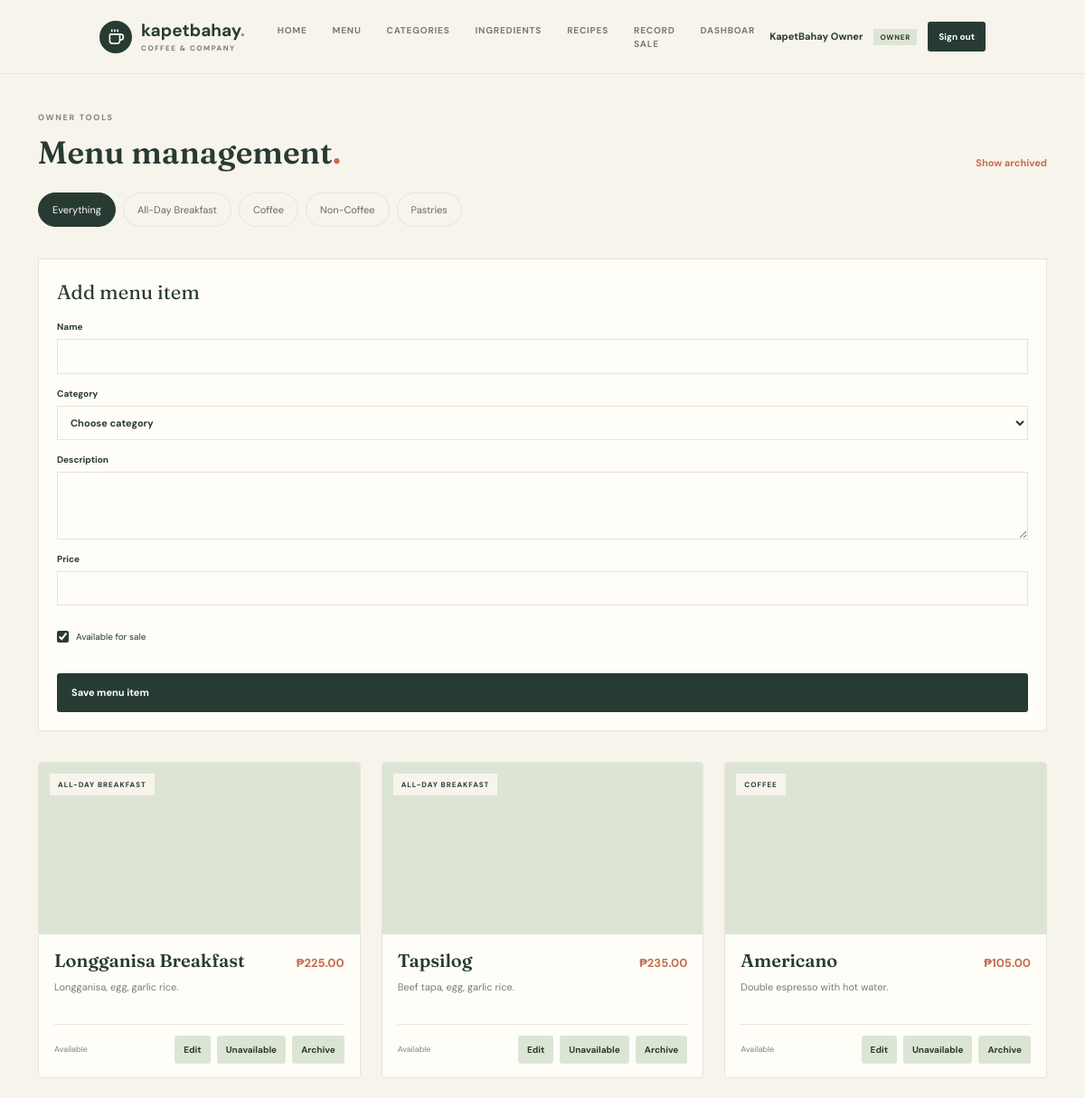
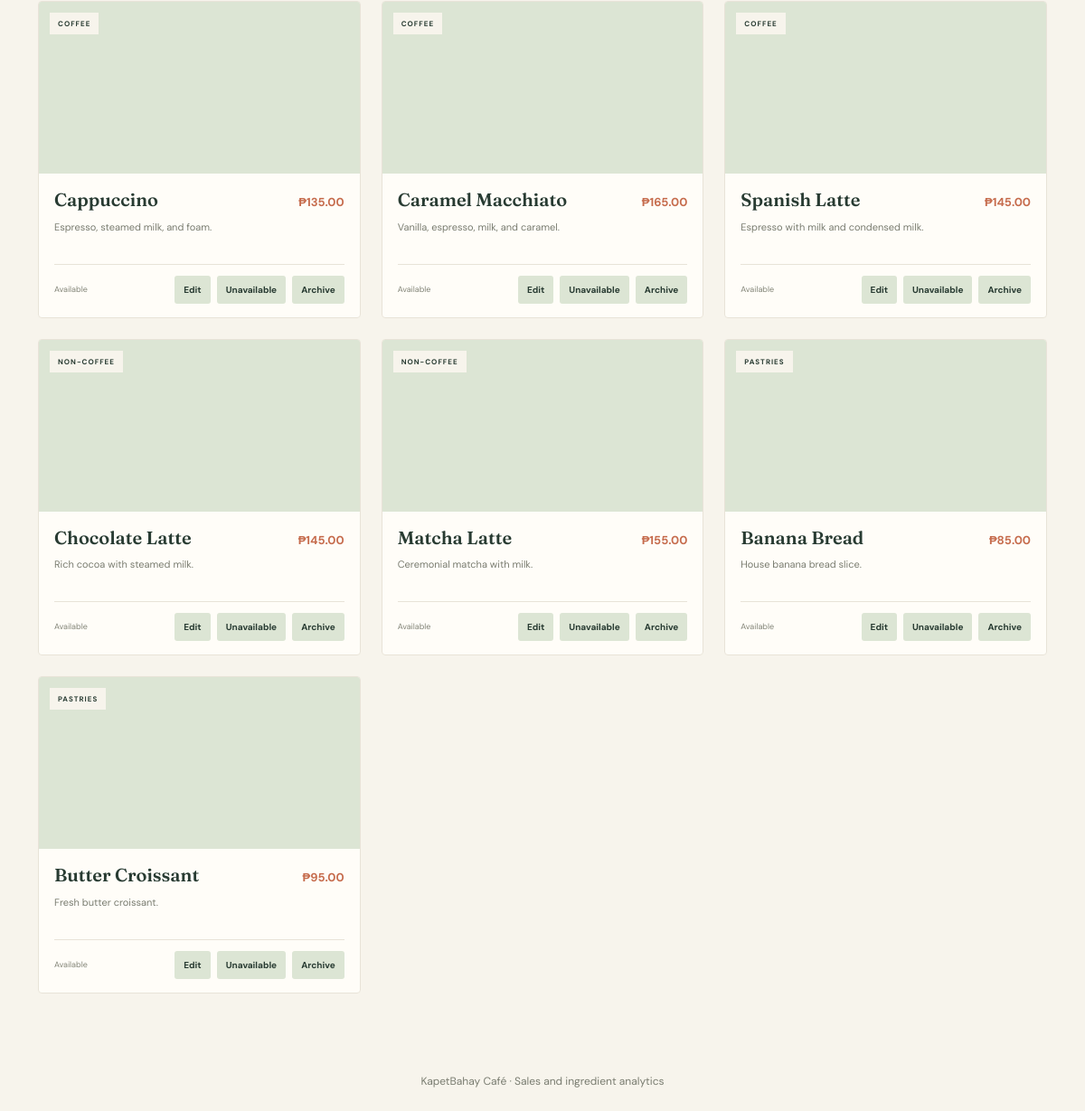
The page /owner/menu.php (signed in) on the database its author committed (2 pictures, top to bottom).
### tables this page shows
CREATE TABLE categories (
    id INT UNSIGNED AUTO_INCREMENT PRIMARY KEY,
    name VARCHAR(100) NOT NULL,
    is_archived TINYINT(1) NOT NULL DEFAULT 0,
    INDEX idx_categories_archived (is_archived)
);

CREATE TABLE menu_items (
    id INT UNSIGNED AUTO_INCREMENT PRIMARY KEY,
    category_id INT UNSIGNED NOT NULL,
    name VARCHAR(150) NOT NULL,
    description TEXT NULL,
    price DECIMAL(10,2) NOT NULL,
    is_available TINYINT(1) NOT NULL DEFAULT 1,
    is_archived TINYINT(1) NOT NULL DEFAULT 0,
    image_url VARCHAR(255) NULL,
    CONSTRAINT fk_menu_items_category FOREIGN KEY (category_id) REFERENCES categories(id) ON DELETE RESTRICT,
    INDEX idx_menu_items_category (category_id),
    INDEX idx_menu_items_active (is_archived, is_available)
);

### includes/helpers.php (called while the page is built, shortened)
<?php
function e(?string $value): string
{
    return htmlspecialchars((string) $value, ENT_QUOTES, 'UTF-8');
}
function peso(float|string $amount): string
{
    return '₱' . number_format((float) $amount, 2);
}

### owner/menu.php (the view, shortened to what this page needs)
<?php
require_once __DIR__ . '/../includes/auth.php';
$editingItem = null;
$showArchived = isset($_GET['archived']);
$selectedCategory = (int) ($_GET['category'] ?? 0);
$categories = $pdo->query('SELECT id, name FROM categories WHERE is_archived = 0 ORDER BY name')->fetchAll();
$sql = 'SELECT m.*, c.name AS category_name FROM menu_items m JOIN categories c ON c.id = m.category_id WHERE ' . ($showArchived ? '1 = 1' : 'm.is_archived = 0');
$sql .= ' ORDER BY c.name, m.name';
$statement = $pdo->prepare($sql);
$statement->execute($selectedCategory > 0 ? ['category_id' => $selectedCategory] : []);
$menuItems = $statement->fetchAll();
require __DIR__ . '/../includes/header.php';
?>
<main class="app-owner-page">
    <div class="menu-heading">
        <div><span class="eyebrow">OWNER TOOLS</span><h2>Menu management<span>.</span></h2></div>
        <a class="app-toggle-link" href="<?= e(BASE_URL) ?>/owner/menu.php<?= $showArchived ? '' : '?archived=1' ?>"><?= $showArchived ? 'Hide archived' : 'Show archived' ?></a>
    </div>
    <div class="app-menu-controls"><nav class="category-row" aria-label="Filter menu categories"><a class="category-pill<?= $selectedCategory === 0 ? ' active' : '' ?>" href="<?= e(BASE_URL) ?>/owner/menu.php">Everything</a><?php foreach ($categories as $category): ?><a class="category-pill<?= $selectedCategory === (int) $category['id'] ? ' active' : '' ?>" href="<?= e(BASE_URL) ?>/owner/menu.php?category=<?= (int) $category['id'] ?>"><?= e($category['name']) ?></a><?php endforeach; ?></nav></div>
    <form method="post" class="app-form-card app-menu-form">
        <h2><?= $editingItem ? 'Edit menu item' : 'Add menu item' ?></h2>
        <label class="app-field">Name<input name="name" required value="<?= e($editingItem['name'] ?? '') ?>"></label>
        <label class="app-field">Category<select name="category_id" required><option value="">Choose category</option></select></label>
        <label class="app-field">Description<textarea name="description"><?= e($editingItem['description'] ?? '') ?></textarea></label>
        <label class="app-field">Price<input name="price" type="number" min="0.01" step="0.01" required value="<?= e((string) ($editingItem['price'] ?? '')) ?>"></label>
        <label class="milk-choice"><input name="is_available" type="checkbox" value="1" <?= (!$editingItem || $editingItem['is_available']) ? 'checked' : '' ?>> Available for sale</label>
        <button class="primary-button" type="submit">Save menu item</button>
    </form>
    <section class="app-menu-list"><div class="product-grid"><?php foreach ($menuItems as $item): ?><article class="product-card"><div class="product-photo app-menu-photo"<?php if (!empty($item['image_url'])): ?> style="background-image: url('<?= e($item['image_url']) ?>')"<?php endif; ?>><span class="product-tag"><?= e($item['category_name']) ?></span></div><div class="product-body"><div class="product-title-row"><h3><?= e($item['name']) ?></h3><span class="product-price"><?= e(peso($item['price'])) ?></span></div><p><?= e($item['description'] ?? 'No description.') ?></p><div class="product-bottom"><small><?= $item['is_archived'] ? 'Archived' : ($item['is_available'] ? 'Available' : 'Unavailable') ?></small><div class="app-menu-actions"><a class="app-menu-action" href="?edit=<?= (int) $item['id'] ?>">Edit</a><form method="post"><button class="app-menu-action" type="submit"><?= $item['is_available'] ? 'Unavailable' : 'Available' ?></button></form><form method="post"><button class="app-menu-action" type="submit"><?= $item['is_archived'] ? 'Restore' : 'Archive' ?></button></form></div></div></div></article><?php endforeach; ?></div></section>
</main>
<?php require __DIR__ . '/../includes/footer.php'; ?>

### assets/css/owner.css (style rules this page uses)
:root { --cream:#f7f4ec;--paper:#fffdf8;--ink:#283b32;--muted:#797c70;--espresso:#563c2e;--terracotta:#c66c4d;--sage:#dce5d4;--line:#e8e3d8;--serif:'Fraunces',Georgia,serif;--sans:'DM Sans',sans-serif }
* { box-sizing:border-box }
html { scroll-behavior:smooth }
body { margin:0;background:var(--cream);color:var(--ink);font-family:var(--sans);-webkit-font-smoothing:antialiased }
button,input,select { font:inherit }
button { cursor:pointer }
.brand-dot,.menu-heading h2 span,.drawer-heading h2 span,.success-dialog h2 span { color:var(--terracotta) }
.eyebrow { font-size:9px;letter-spacing:1.7px;font-weight:700;color:#828475;display:flex;align-items:center;gap:9px }
.menu-heading { display:flex;align-items:end;justify-content:space-between }
.menu-heading h2,.drawer-heading h2,.success-dialog h2 { font-family:var(--serif);font-size:35px;line-height:1.15;font-weight:600;letter-spacing:0;margin:11px 0 0 }
.category-row { display:flex;gap:8px;margin:27px 0 28px;overflow-x:auto;scrollbar-width:none;padding:0 0 5px }
.category-pill { flex:none;display:flex;gap:9px;align-items:center;border:1px solid var(--line);border-radius:99px;padding:10px 15px;background:transparent;color:#656a60;font-size:11px;transition:background .2s,color .2s,border-color .2s }
.category-pill.active { background:var(--ink);border-color:var(--ink);color:white }
.product-grid { display:grid;grid-template-columns:repeat(3,minmax(0,1fr));gap:23px }
.product-card { background:var(--paper);border:1px solid var(--line);border-radius:4px;overflow:hidden;min-width:0;animation:rise-in .35s both }
.product-photo { height:190px;background-position:center;background-size:cover;position:relative }
.product-tag { position:absolute;left:12px;top:12px;background:var(--cream);padding:6px 9px;text-transform:uppercase;font-size:8px;letter-spacing:1px;font-weight:700;color:var(--ink) }
.product-body { padding:17px 17px 15px }
.product-title-row { display:flex;justify-content:space-between;gap:10px;align-items:baseline }
.product-title-row h3 { font-family:var(--serif);font-weight:600;font-size:20px;margin:0;line-height:1.2 }
.product-price { font-size:13px;color:var(--terracotta);font-weight:700;white-space:nowrap }
.product-body p { font-size:11px;line-height:1.65;color:var(--muted);min-height:36px;margin:8px 0 14px }
.product-bottom { display:flex;align-items:center;justify-content:space-between;border-top:1px solid var(--line);padding-top:12px }
.product-bottom small { font-size:9px;color:#838578 }
.primary-button { border:0;background:var(--ink);color:white;padding:13px 16px;border-radius:3px;display:flex;justify-content:space-between;align-items:center;gap:12px;font-size:11px;font-weight:700;transition:background .2s }
.milk-choice { display:flex;gap:8px;align-items:center;margin:13px 0 19px;font-size:10px }
.milk-choice input { accent-color:var(--ink) }

### assets/css/app.css (style rules this page uses)
.app-owner-page { margin: 0 auto; max-width: 1180px; padding: 42px 32px 64px; }
.app-toggle-link,.app-cancel-link,.app-table-link { color: var(--terra, var(--terracotta, #bf684c)); font-size: 11px; font-weight: 700; text-decoration: none; }
.app-form-card,.app-list-card { background: var(--paper); border:1px solid var(--line); padding:20px; }
.app-form-card { display:grid; gap:14px; }
.app-form-card h2,.app-list-card h2 { font-family:var(--serif); font-size:22px; margin:0; }
.app-field { display:grid; gap:6px; font-size:10px; font-weight:700; }
.app-field input,.app-field select,.app-field textarea { border:1px solid var(--line); background:var(--paper); color:var(--ink); padding:10px; font-size:11px; }
.app-field textarea { min-height:75px; resize:vertical; }
.app-menu-controls { margin: 24px 0 30px; }
.app-menu-controls .category-row { margin: 0; }
.app-menu-list .product-grid { grid-template-columns: repeat(3, minmax(0, 1fr)); }
.app-menu-photo { background-color: var(--sage); }
.app-menu-actions { display: flex; flex-wrap: wrap; gap: 7px; }
.app-menu-action { align-items: center; background: var(--sage); border: 0; border-radius: 3px; color: var(--ink); display: inline-flex; font-size: 10px; font-weight: 700; padding: 8px 10px; text-decoration: none; }
.app-menu-form { margin-bottom: 34px; }

### rows shown on the page
categories: name "All-Day Breakfast"
categories: name "Coffee"
categories: name "Non-Coffee"
categories: name "Pastries"
menu_items: category.name "ALL-DAY BREAKFAST", name "Longganisa Breakfast", price "₱225.00", description "Longganisa, egg, garlic rice.", is_archived "Available", is_available "Unavailable"
menu_items: category.name "ALL-DAY BREAKFAST", name "Tapsilog", price "₱235.00", description "Beef tapa, egg, garlic rice.", is_archived "Available", is_available "Unavailable"
menu_items: category.name "COFFEE", name "Americano", price "₱105.00", description "Double espresso with hot water.", is_archived "Available", is_available "Unavailable"
menu_items: category.name "COFFEE", name "Cappuccino", price "₱135.00", description "Espresso, steamed milk, and foam.", is_archived "Available", is_available "Unavailable"
menu_items: category.name "COFFEE", name "Caramel Macchiato", price "₱165.00", description "Vanilla, espresso, milk, and caramel.", is_archived "Available", is_available "Unavailable"
menu_items: category.name "COFFEE", name "Spanish Latte", price "₱145.00", description "Espresso with milk and condensed milk.", is_archived "Available", is_available "Unavailable"
menu_items: category.name "NON-COFFEE", name "Chocolate Latte", price "₱145.00", description "Rich cocoa with steamed milk.", is_archived "Available", is_available "Unavailable"
menu_items: category.name "NON-COFFEE", name "Matcha Latte", price "₱155.00", description "Ceremonial matcha with milk.", is_archived "Available", is_available "Unavailable"
menu_items: category.name "PASTRIES", name "Banana Bread", price "₱85.00", description "House banana bread slice.", is_archived "Available", is_available "Unavailable"
menu_items: category.name "PASTRIES", name "Butter Croissant", price "₱95.00", description "Fresh butter croissant.", is_archived "Available", is_available "Unavailable"

### other values the page prints
$item['label'] "HOME"
$item['label'] "MENU"
$item['label'] "CATEGORIES"
$item['label'] "INGREDIENTS"
$item['label'] "RECIPES"
$item['label'] "RECORD SALE"
$viewer['name'] "KapetBahay Owner"
$viewer['role'] "OWNER"
